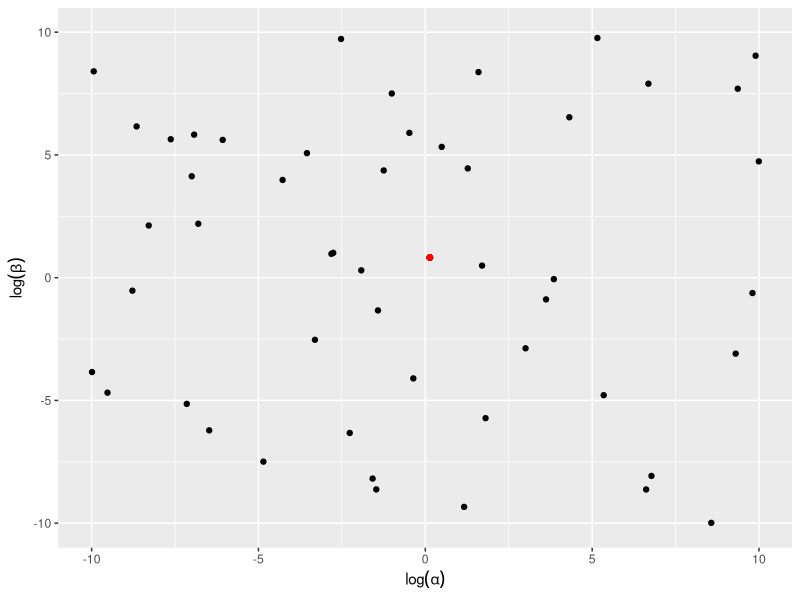
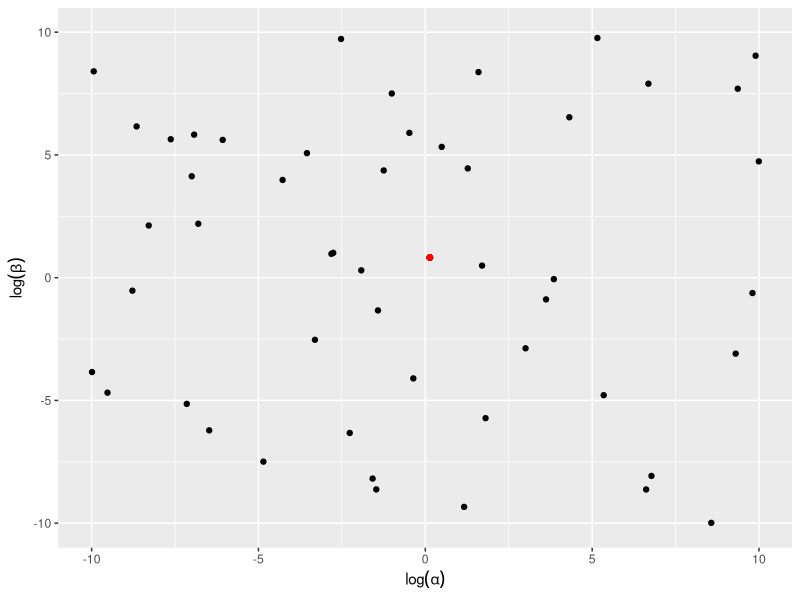
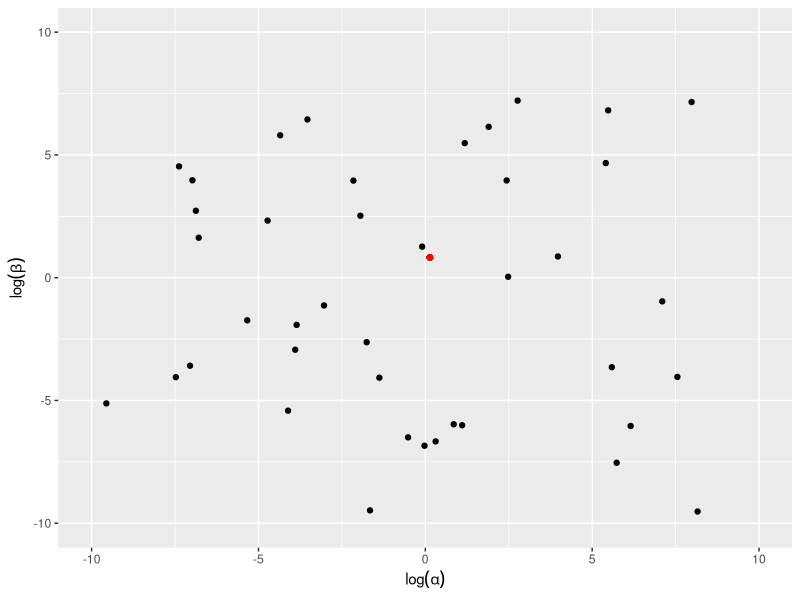
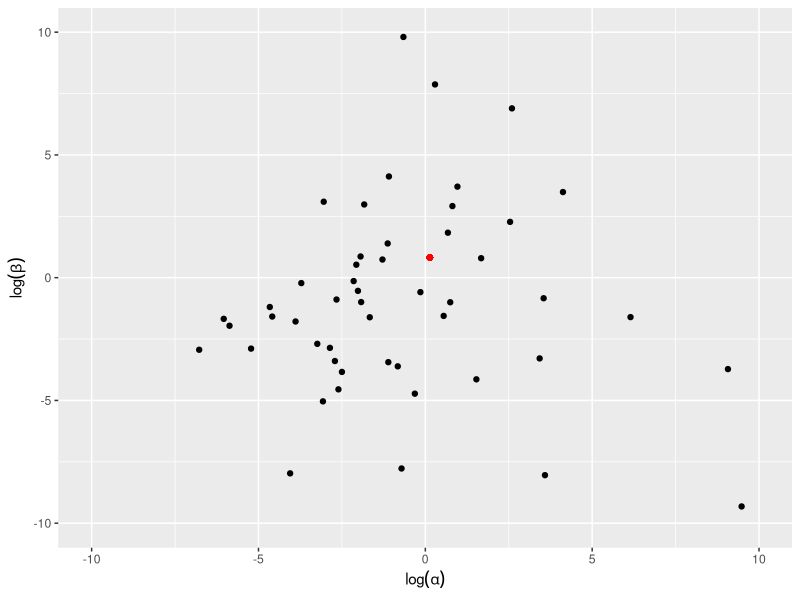
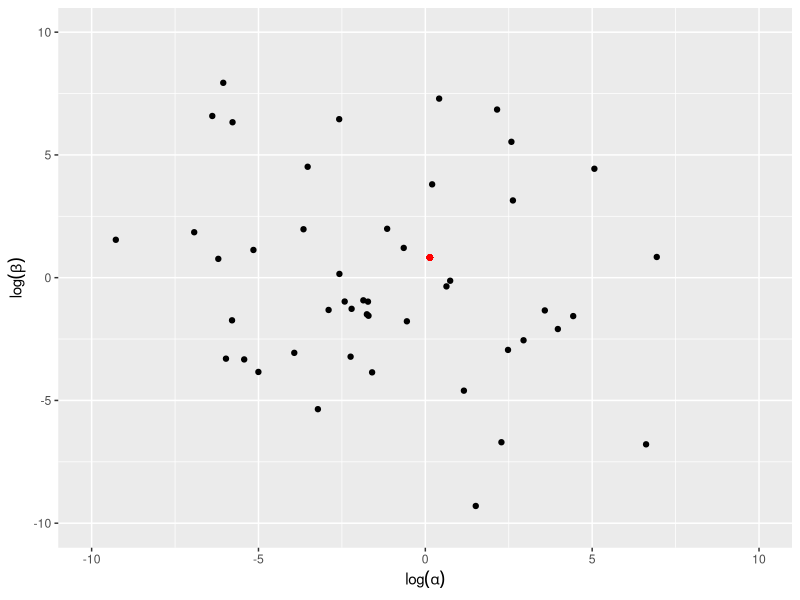
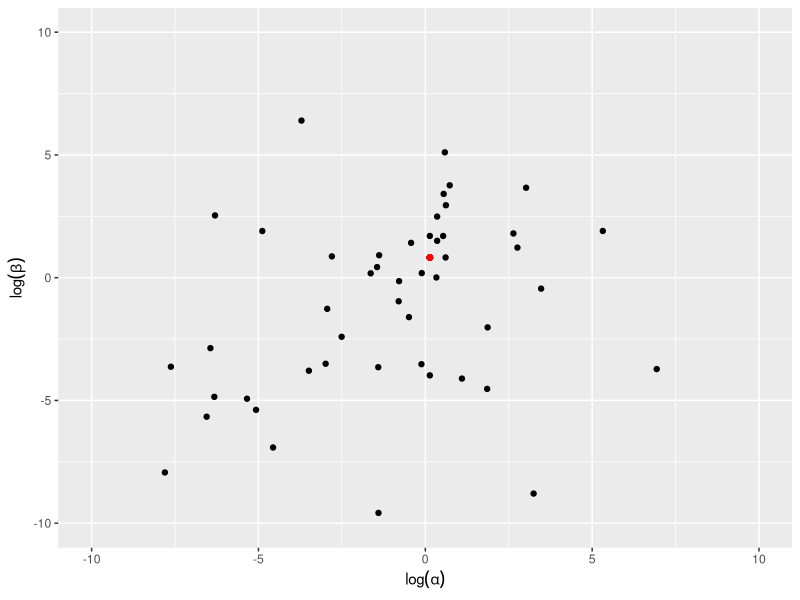
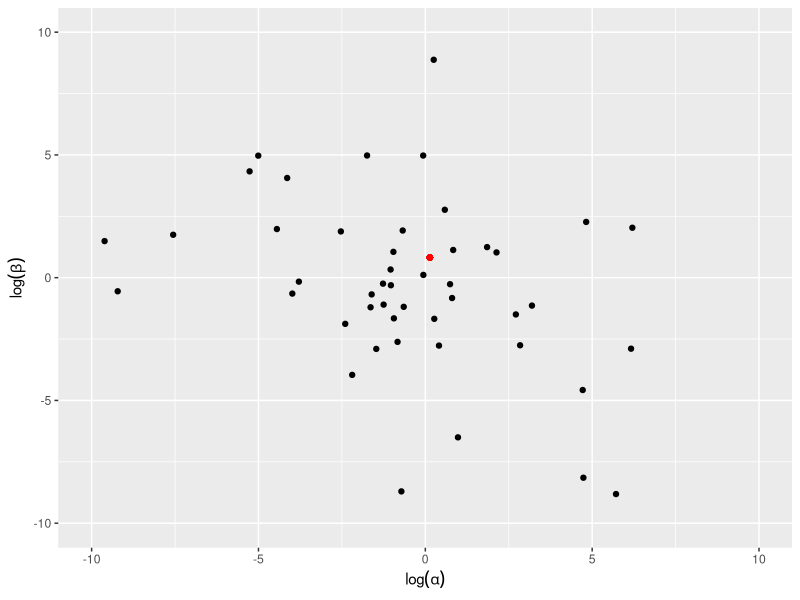
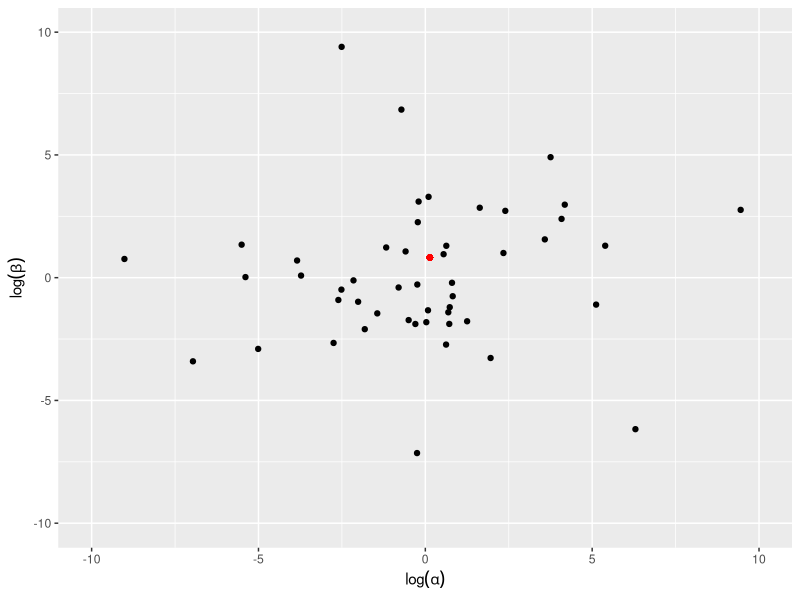

Reproduce these figures in R, in order.
library(ggplot2)

pso <- function(niter, nswarm, inertia, cognitive, social, init, nbhd, obj, ...,
                tune = FALSE, style = "adaptive",
                rate = 0.3, ccc = 0.1, alpha = 1, beta = 0.1){
  np <- nrow(init)
  nnbor <- nrow(nbhd)
  x <- init
  v <- matrix(runif(np*nswarm, -5, 5), ncol=nswarm)
  pbest <- x
  gbest <- x
  nbest <- x
  pbestval <- apply(x, 2, obj, ...)
  nbestval <- pbestval
  gbestvals <- rep(0, niter)
  gbestvals[1] <- max(pbestval)
  gbests <- matrix(0, ncol = niter + 1, nrow = np)
  gbests[,1] <- pbest[,which.max(pbestval)]
  lam <- log(inertia)
  inertias <- rep(0, niter)
  if(tune == TRUE & style == "deterministic"){
    inertia <- 1/(1 + (1/alpha)^beta)
  }
  history <- array(0, c(np, nswarm, niter + 1))
  history[,,1] <- x
  for(iter in 1:niter){
    inertias[iter] <- inertia
    rand1 <- matrix(runif(nswarm), nrow = np, ncol = nswarm, byrow = FALSE)
    rand2 <- matrix(runif(nswarm), nrow = np, ncol = nswarm, byrow = FALSE)
    v <- inertia*v + cognitive*rand1*(pbest - x) + social*rand2*(nbest - x)
    x <- x + v
    history[,,iter + 1] <- x
    vals <- apply(x, 2, obj, ...)
    better <- vals > pbestval
    idx <- which(better)   ## if new position is better
    pbest[,idx] <- x[,idx]         ## update best x,
    pbestval[idx] <- vals[idx]      ## and best value
    gbest <- which.max(pbestval)    ## global best
    gbestvalue <- max(pbestval)
    gbestvals[iter + 1] <- gbestvalue
    gbests[,iter + 1] <- pbest[,gbest]
    maxidxs <- apply(matrix(pbestval[nbhd], ncol = nswarm), 2, which.max)  ## update nbhd bests
    idxs <- nbhd[(1:nswarm - 1)*nnbor + maxidxs]
    nbest <- pbest[,idxs]
    nbestval <- pbestval[idxs]
    if(tune){
      if(style == "adaptive"){
        acc <- mean(better)
        if(acc > rate){
          lam <- lam + ccc
        } else {
          lam <- lam - ccc
        }
        inertia <- exp(lam)
      } else if(style == "deterministic"){
        inertia <- 1/(1 + ((iter + 1)/alpha)^beta)
      } else {
        cat("\n")
        cat("error: style must be \"adaptive\" or \"deterministic\"\n")
        return(NULL)
      }
    }
  }
  outlist <- list(argmax = pbest[,gbest],  max = gbestvalue, pos = x, maxes = gbestvals, argmaxes = gbests, inertias = inertias, history = history)
  return(outlist)
}


niter <- 25
nswarm <- 50
inertia <- 0.7298
cognitive <- 1.496
social <- 1.496
nbhd <- sapply(1:nswarm, function(x){return( (x + -3:3 - 1)%%nswarm + 1)}) ## ring-3

set.seed(3429)

alpha <- 1.4
beta <- 2.5

z <- rbeta(100, alpha, beta)

betaloglike <- function(pars, z){
  if(is.null(nrow(pars))){
    out <- sum(dbeta(z, exp(pars[1]), exp(pars[2]), log = TRUE))
  } else {
    out <- rep(0, nrow(pars))
    for(i in 1:nrow(pars)){
      out[i] <- sum(dbeta(z, exp(pars[i,1]), exp(pars[i,2]), log = TRUE))
    }
  }
  return(out)
}

### normal MLE (bfgs)
mleout <- optim(c(1,1), betaloglike, z = z, method = "BFGS",
                control=list(fnscale=-1))


### pso
init <- matrix(runif(nswarm*2, -10, 10), ncol = nswarm)
psoout <- pso(niter, nswarm, inertia, cognitive, social, init, nbhd, betaloglike, z = z)

psodf <- data.frame(iter=0, part=1:nswarm, alpha=psoout$history[1,,1], beta=psoout$history[2,,1])
for(i in 1:niter){
  psodf <- rbind(psodf, data.frame(iter=i, part=1:nswarm, alpha=psoout$history[1,,i], beta=psoout$history[2,,i]))
}

ht <- 4
wd <- 4
for(i in 0:niter){
  animplot <- ggplot(data=subset(psodf, iter==i), aes(x=alpha, y=beta)) + geom_point() +
    xlim(c(-10,10)) + ylim(c(-10,10)) +
    labs(x = expression(log(alpha)), y = expression(log(beta))) +
    geom_point(aes(x=psoout$argmax[1], y=psoout$argmax[2]), color = "red")
  ggsave(paste("animplot", i, ".png", sep=""), animplot, width = wd, height = ht)
}


